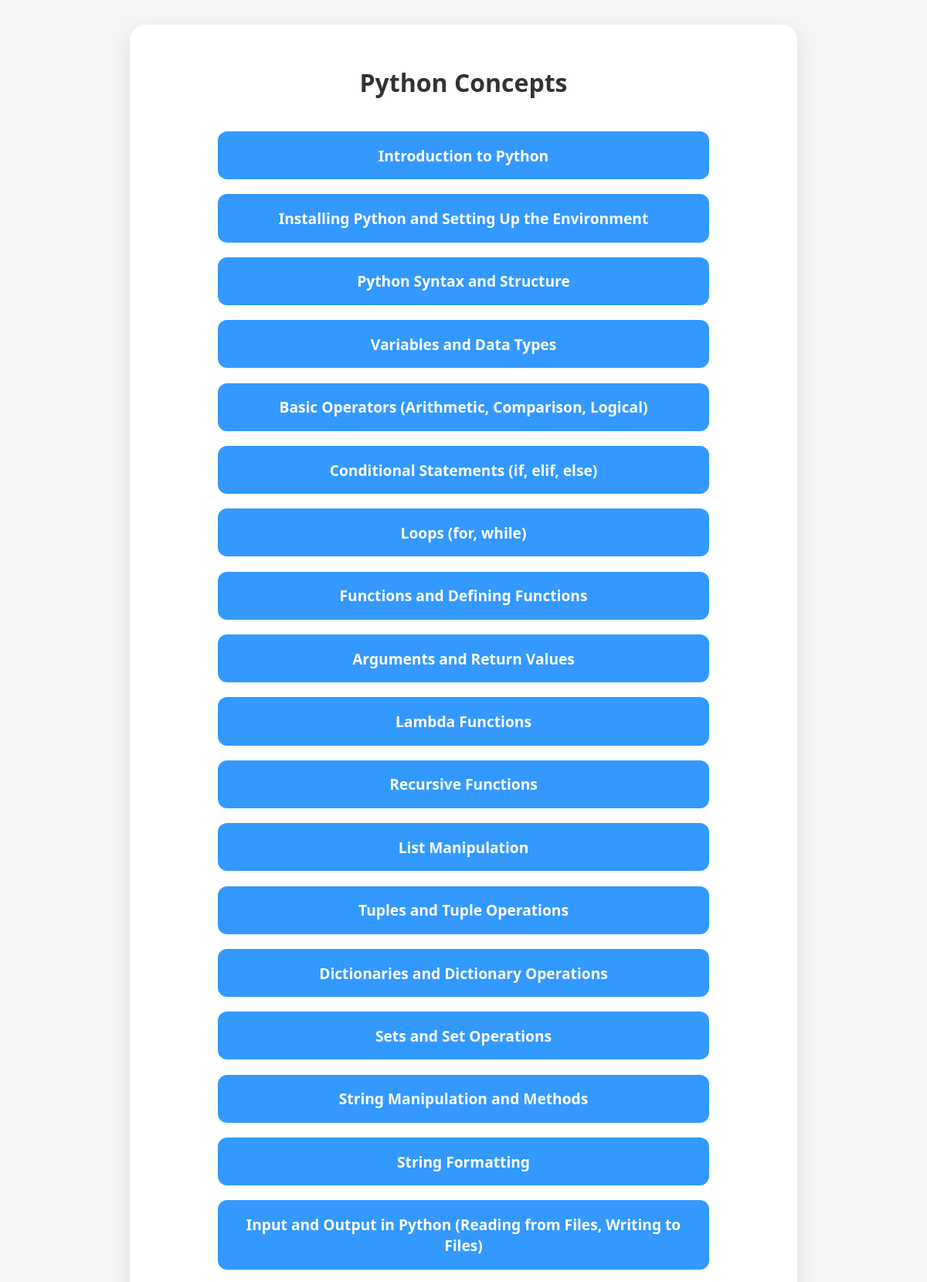
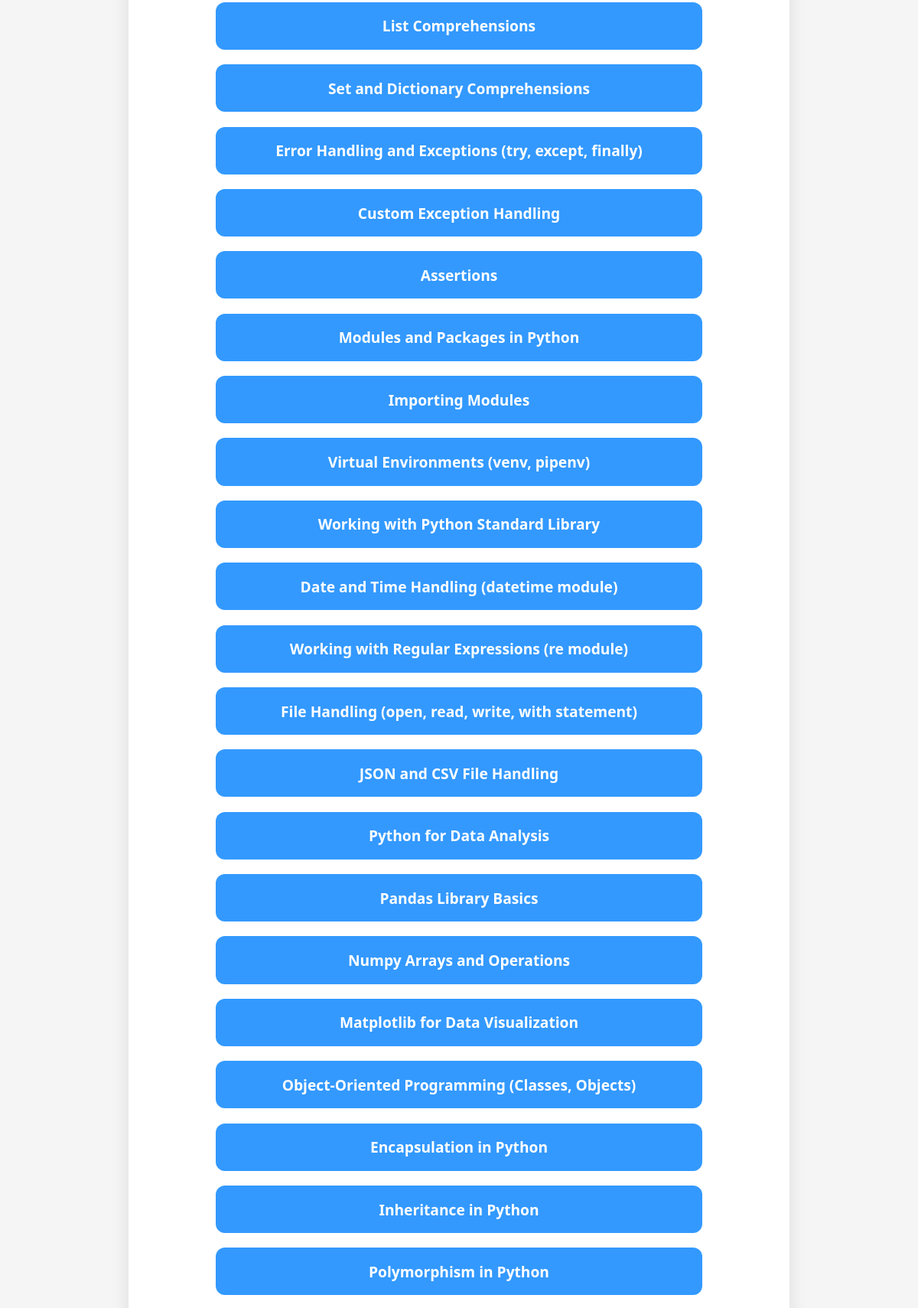
/concepts?language=Python (upper part), run on the app's committed database (2 pictures, top to bottom).
### tables this page shows
CREATE TABLE programming_concepts (
        id INTEGER PRIMARY KEY AUTOINCREMENT,
        language TEXT,
        concepts TEXT
    );

### app.py (the view)
@app.route("/concepts")
def show_concepts():
    language = request.args.get("language")
    conn = sqlite3.connect("language.db")
    cur = conn.cursor()
    cur.execute("SELECT concepts FROM programming_concepts WHERE language=?", (language,))
    rows = cur.fetchall()
    conn.close()
    concepts = [row[0] for row in rows]
    return render_template("concepts.html", language=language, concepts=concepts)

### templates/concepts.html (shortened to what this page needs)
<!DOCTYPE html>
<html>
<head>
    <link rel="stylesheet" href="/static/concepts.css">
</head>
<body>
    <div class="card">
        <h1>{{ language }} Concepts</h1>
        <div class="concepts-container">
            {% for concept in concepts %}
                <a href="/quiz?language={{ language }}&concept={{ concept }}" class="concept-btn">{{ concept }}</a>
            {% endfor %}
        </div>
    </div>
</body>
</html>

### static/concepts.css (style rules this page uses)
body { margin: 0; padding: 0; background-color: #f5f5f5; font-family: 'Segoe UI', Tahoma, Geneva, Verdana, sans-serif; display: flex; justify-content: center; align-items: flex-start; min-height: 100vh; }
.card { background-color: white; padding: 2rem; border-radius: 20px; box-shadow: 0 10px 25px rgba(0, 0, 0, 0.1); width: 100%; max-width: 800px; margin-top: 2rem; display: flex; flex-direction: column; align-items: center; }
h1 { margin-bottom: 2rem; font-size: 2rem; color: #333; }
.concepts-container { width: 100%; display: flex; flex-direction: column; align-items: center; }
.concept-btn { width: 90%; max-width: 600px; margin: 0.6rem 0; padding: 1.1rem; background-color: #3399ff; color: white; text-align: center; text-decoration: none; border-radius: 12px; font-size: 1.2rem; font-weight: 600; transition: all 0.2s ease; }

### data on the page
programming_concepts: concepts "Introduction to Python"
programming_concepts: concepts "Installing Python and Setting Up the Environment"
programming_concepts: concepts "Python Syntax and Structure"
programming_concepts: concepts "Variables and Data Types"
programming_concepts: concepts "Basic Operators (Arithmetic, Comparison, Logical)"
programming_concepts: concepts "Conditional Statements (if, elif, else)"
programming_concepts: concepts "Loops (for, while)"
programming_concepts: concepts "Functions and Defining Functions"
programming_concepts: concepts "Arguments and Return Values"
programming_concepts: concepts "Lambda Functions"
programming_concepts: concepts "Recursive Functions"
programming_concepts: concepts "List Manipulation"
programming_concepts: concepts "Tuples and Tuple Operations"
programming_concepts: concepts "Dictionaries and Dictionary Operations"
programming_concepts: concepts "Sets and Set Operations"
programming_concepts: concepts "String Manipulation and Methods"
programming_concepts: concepts "String Formatting"
programming_concepts: concepts "Input and Output in Python (Reading from Files, Writing to Files)"
programming_concepts: concepts "List Comprehensions"
programming_concepts: concepts "Set and Dictionary Comprehensions"
programming_concepts: concepts "Error Handling and Exceptions (try, except, finally)"
programming_concepts: concepts "Custom Exception Handling"
programming_concepts: concepts "Assertions"
programming_concepts: concepts "Modules and Packages in Python"
programming_concepts: concepts "Importing Modules"
programming_concepts: concepts "Virtual Environments (venv, pipenv)"
programming_concepts: concepts "Working with Python Standard Library"
programming_concepts: concepts "Date and Time Handling (datetime module)"
programming_concepts: concepts "Working with Regular Expressions (re module)"
programming_concepts: concepts "File Handling (open, read, write, with statement)"
programming_concepts: concepts "JSON and CSV File Handling"
programming_concepts: concepts "Python for Data Analysis"
programming_concepts: concepts "Pandas Library Basics"
programming_concepts: concepts "Numpy Arrays and Operations"
programming_concepts: concepts "Matplotlib for Data Visualization"
programming_concepts: concepts "Object-Oriented Programming (Classes, Objects)"
programming_concepts: concepts "Encapsulation in Python"
programming_concepts: concepts "Inheritance in Python"
programming_concepts: concepts "Polymorphism in Python"

### other printed values
{{ language }} "Python"
